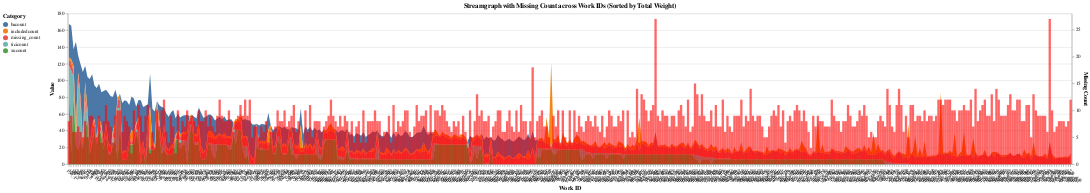

Notebook code for this chart:
### Code cell
import altair as alt
import pandas as pd

# 假设 ji_min_max 和 work 数据已加载，以下是处理步骤：

# 复制 ji_min_max 数据，包含指定列
df = ji_min_max[['totalWeight', 'ticicount', 'xucount', 'bacount', 'includedcount']].copy()
df['workID'] = df.index

# 检查 work 表中的 workID 列是否存在
if 'workID' not in work.columns:
    work['workID'] = work.index

# 定义一个函数，计算给定 workID 的缺失值数量
def count_missing_values(work_id):
    # 指定不检查的列
    columns_to_exclude = ['Summary', 'UniformTitle', 'VariantTitle']  # 替换为不需要检查的实际列名
    columns_to_exclude += [col for col in work.columns if 'PY' in col]
    
    # 获取除去排除列的所有列
    columns_to_check = [col for col in work.columns if col not in columns_to_exclude]

    # 查找对应的 workID 行，并计算除去排除列后的缺失值数目
    work_row = work[work['workID'] == work_id]
    if work_row.empty:
        return len(columns_to_check)  
    
    # print(columns_to_check)
    return work_row[columns_to_check].isnull().sum(axis=1).values[0]



# 计算缺失值数量，并将其添加到 df 中
df['missing_count'] = df['workID'].apply(count_missing_values)



# 按 totalWeight 排序
df = df.sort_values(by='totalWeight', ascending=False)

df = df.reset_index(drop=True)  # 重置索引并丢弃原来的索引
df['workID'] = df['workID'].astype(str) + "_" + (df.index + 1).astype(str)

# 提取 missing_count 列，用于创建柱状图
missing_counts = df[['workID', 'missing_count']]


# 移除 totalWeight 列，确保不在图中显示
df = df.drop(columns=['totalWeight'])

# 使用 melt 转换数据格式
df_melted = df.melt(id_vars=['workID'], var_name='category', value_name='value')

# 创建堆叠的 Streamgraph 图层
streamgraph = alt.Chart(df_melted).mark_area().encode(
    x=alt.X('workID:O', sort=None, axis=alt.Axis(title='Work ID', labelAngle=45, labelFontSize=10)),
    y=alt.Y('value:Q', stack='zero', axis=alt.Axis(title='Value')),  # 正常堆叠
    color=alt.Color('category:N', legend=alt.Legend(title="Category", orient="left")),
    tooltip=['workID:O', 'category:N', 'value:Q']  # 添加 tooltip 显示详细信息
).properties(
    width=3600,
    height=300
)

# 创建柱状图图层显示 missing_count
missing_bar = alt.Chart(missing_counts).mark_bar(color='red', opacity=0.6).encode(
    x=alt.X('workID:O', sort=None, axis=alt.Axis(title='Work ID', labelAngle=45, labelFontSize=10, labels=True)),
    y=alt.Y('missing_count:Q', axis=alt.Axis(title='Missing Count')),
    tooltip=['workID:O', 'missing_count:Q']
)

# 将两层图表合并
chart = alt.layer(streamgraph, missing_bar).resolve_scale(
    y='independent'  # 独立的 Y 轴，以便展示两个不同的度量
).properties(
    title="Streamgraph with Missing Count across Work IDs (Sorted by Total Weight)"
)

chart

### Figure 1 — Vega-Lite specification as saved in the notebook (floating-point values rounded to 4 significant figures; data arrays with more than 128 entries replaced by an {"elided": "..."} marker saying what was removed)
{"config": {"view": {"continuousWidth": 300, "continuousHeight": 300}}, "layer": [{"data": {"name": "data-6c773c630eebb47d13da7f0a99836a7a"}, "mark": {"type": "area"}, "encoding": {"color": {"field": "category", "legend": {"orient": "left", "title": "Category"}, "type": "nominal"}, "tooltip": [{"field": "workID", "type": "ordinal"}, {"field": "category", "type": "nominal"}, {"field": "value", "type": "quantitative"}], "x": {"axis": {"labelAngle": 45, "labelFontSize": 10, "title": "Work ID"}, "field": "workID", "sort": null, "type": "ordinal"}, "y": {"axis": {"title": "Value"}, "field": "value", "stack": "zero", "type": "quantitative"}}}, {"data": {"name": "data-e9d3ae4712b9f35dfb6bbf00c84b4ad0"}, "mark": {"type": "bar", "color": "red", "opacity": 0.6}, "encoding": {"tooltip": [{"field": "workID", "type": "ordinal"}, {"field": "missing_count", "type": "quantitative"}], "x": {"axis": {"labelAngle": 45, "labelFontSize": 10, "labels": true, "title": "Work ID"}, "field": "workID", "sort": null, "type": "ordinal"}, "y": {"axis": {"title": "Missing Count"}, "field": "missing_count", "type": "quantitative"}}}], "height": 300, "resolve": {"scale": {"y": "independent"}}, "title": "Streamgraph with Missing Count across Work IDs (Sorted by Total Weight)", "width": 3600, "$schema": "https://vega.github.io/schema/vega-lite/v5.20.1.json", "datasets": {"data-6c773c630eebb47d13da7f0a99836a7a": {"elided": "2165 records"}, "data-e9d3ae4712b9f35dfb6bbf00c84b4ad0": {"elided": "433 records"}}}
